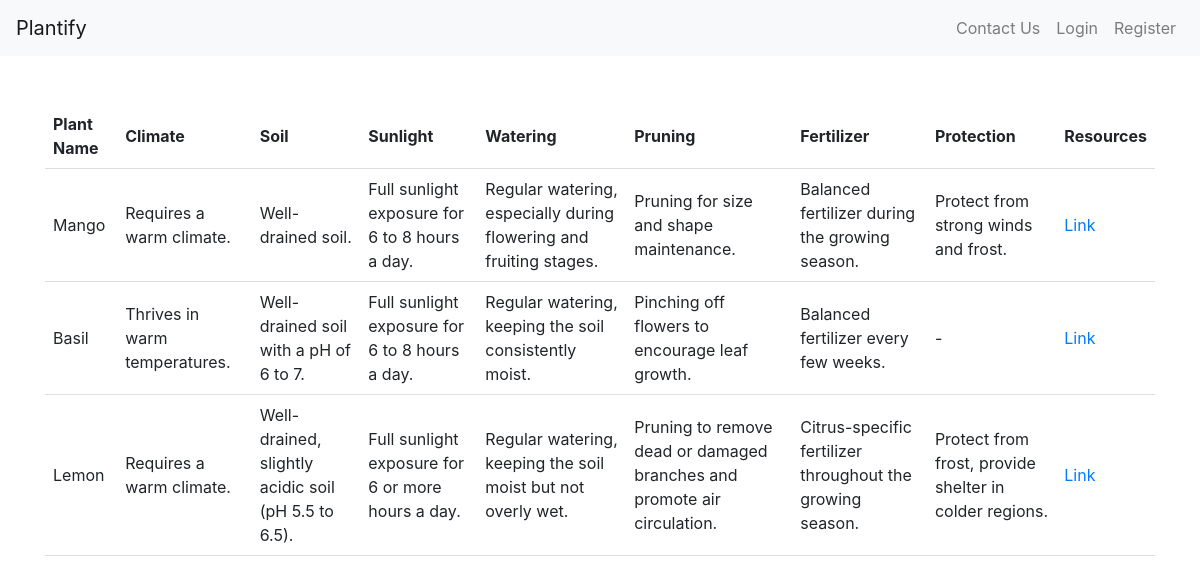
/plant_care.php, run on the app's committed database.
### tables this page shows
CREATE TABLE `settings` (
  `id` int(11) NOT NULL,
  `app_name` varchar(64) NOT NULL DEFAULT 'Plantify',
  `admin_email` varchar(64) NOT NULL
);

CREATE TABLE `plant_care` (
  `id` int(11) NOT NULL,
  `plant_name` varchar(50) DEFAULT NULL,
  `climate` varchar(255) DEFAULT NULL,
  `soil` varchar(255) DEFAULT NULL,
  `sunlight` varchar(255) DEFAULT NULL,
  `watering` varchar(255) DEFAULT NULL,
  `pruning` varchar(255) DEFAULT NULL,
  `fertilizer` varchar(255) DEFAULT NULL,
  `protection` varchar(255) DEFAULT NULL,
  `resource` text DEFAULT NULL
);

### config/app.php (called while the page is built)
<?php
include 'database.php';
$settings = $mysqli->query("select * from settings where id=1")->fetch_assoc();
if(count($settings)){
  $app_name = $settings['app_name'];
  $admin_email = $settings['admin_email'];
}else {
  $app_name = "Plantify ";
  $admin_email ="nawaf@admin.com";
}
$config=[
  'app_name'=>  $app_name ,
  'lang'=>'en',
  'dir'=>'ltr',
  'app_url'=>'http://127.0.0.1/Plantify/',
  'admin_email' =>  $admin_email ,
  'admin_assets' => 'http://127.0.0.1/Plantify/admin/template/assets/'
];

### plant_care.php (the view, shortened to what this page needs)
<?php
require_once 'template/header.php';
 ?>
 <!DOCTYPE html>
 <html>
 <head>
 </head>
 <body>
     <?php
     $sql = "SELECT * FROM plant_care";
     $result = $mysqli->query($sql);
     if ($result->num_rows > 0) {
         echo '<table>';
         echo '<tr><th>Plant Name</th><th>Climate</th><th>Soil</th><th>Sunlight</th><th>Watering</th><th>Pruning</th><th>Fertilizer</th><th>Protection</th><th>Resources</th></tr>';
         while ($row = $result->fetch_assoc()) {
             echo '<tr>';
             echo '<td>'.$row['plant_name'].'</td>';
             echo '<td>'.$row['climate'].'</td>';
             echo '<td>'.$row['soil'].'</td>';
             echo '<td>'.$row['sunlight'].'</td>';
             echo '<td>'.$row['watering'].'</td>';
             echo '<td>'.$row['pruning'].'</td>';
             echo '<td>'.$row['fertilizer'].'</td>';
             echo '<td>'.$row['protection'].'</td>';
             echo '<td> <a href="'.$row['resource'].'" target=_blank > Link </a></td>';
             echo '</tr>';
         }
         echo '</table>';
     } else {
         echo "No plant care information found.";
     }
     ?>
 </body>
 </html>

### template/header.php (shortened to what this page needs)
<?php
require_once 'config/app.php';
?>
<!DOCTYPE html>
<html lang=<?php echo $config['lang']; ?> dir=<?php echo $config['dir']; ?>>
  <head>
    <link rel="stylesheet" href="https://stackpath.bootstrapcdn.com/bootstrap/4.2.1/css/bootstrap.min.css">
  </head>
  <body>
    <nav class="navbar navbar-expand-lg navbar-light bg-light">
      <a class="navbar-brand" href="<?php echo $config['app_url'] ?>"><?php echo $config['app_name']; ?></a>
      <div class="collapse navbar-collapse" id="navbarNav">
        <ul class="navbar-nav ml-auto">
            <li class="nav-item">
              <a class="nav-link" href="<?php echo $config['app_url']."contact.php"?>">Contact Us</a>
            </li>
        <?php if(!isset($_SESSION['logged_in'])): ?>
          <li class="nav-item">
            <a class="nav-link" href="<?php echo $config['app_url']."login.php"?>">Login</a>
          </li>
          <li class="nav-item">
            <a class="nav-link" href="<?php echo $config['app_url']."register.php"?>">Register</a>
          </li>
        </ul>
      <?php endif; ?>
    </div>
  </nav>
  <div class="container pt-5">

### plant_care.php (style rules this page uses)
table { width: 100%; border-collapse: collapse; }
th, td { padding: 8px; text-align: left; border-bottom: 1px solid #ddd; }

### data on the page
settings: app_name "Plantify"
plant_care: plant_name "Mango", climate "Requires a warm climate.", soil "Well-drained soil.", sunlight "Full sunlight exposure for 6 to 8 hours a day.", watering "Regular watering, especially during flowering and fruiting stages.", pruning "Pruning for size and shape maintenance.", fertilizer "Balanced fertilizer during the growing season.", protection "Protect from strong winds and frost."
plant_care: plant_name "Basil", climate "Thrives in warm temperatures.", soil "Well-drained soil with a pH of 6 to 7.", sunlight "Full sunlight exposure for 6 to 8 hours a day.", watering "Regular watering, keeping the soil consistently moist.", pruning "Pinching off flowers to encourage leaf growth.", fertilizer "Balanced fertilizer every few weeks.", protection "-"
plant_care: plant_name "Lemon", climate "Requires a warm climate.", soil "Well-drained, slightly acidic soil (pH 5.5 to 6.5).", sunlight "Full sunlight exposure for 6 or more hours a day.", watering "Regular watering, keeping the soil moist but not overly wet.", pruning "Pruning to remove dead or damaged branches and promote air circulation.", fertilizer "Citrus-specific fertilizer throughout the growing season.", protection "Protect from frost, provide shelter in colder regions."
